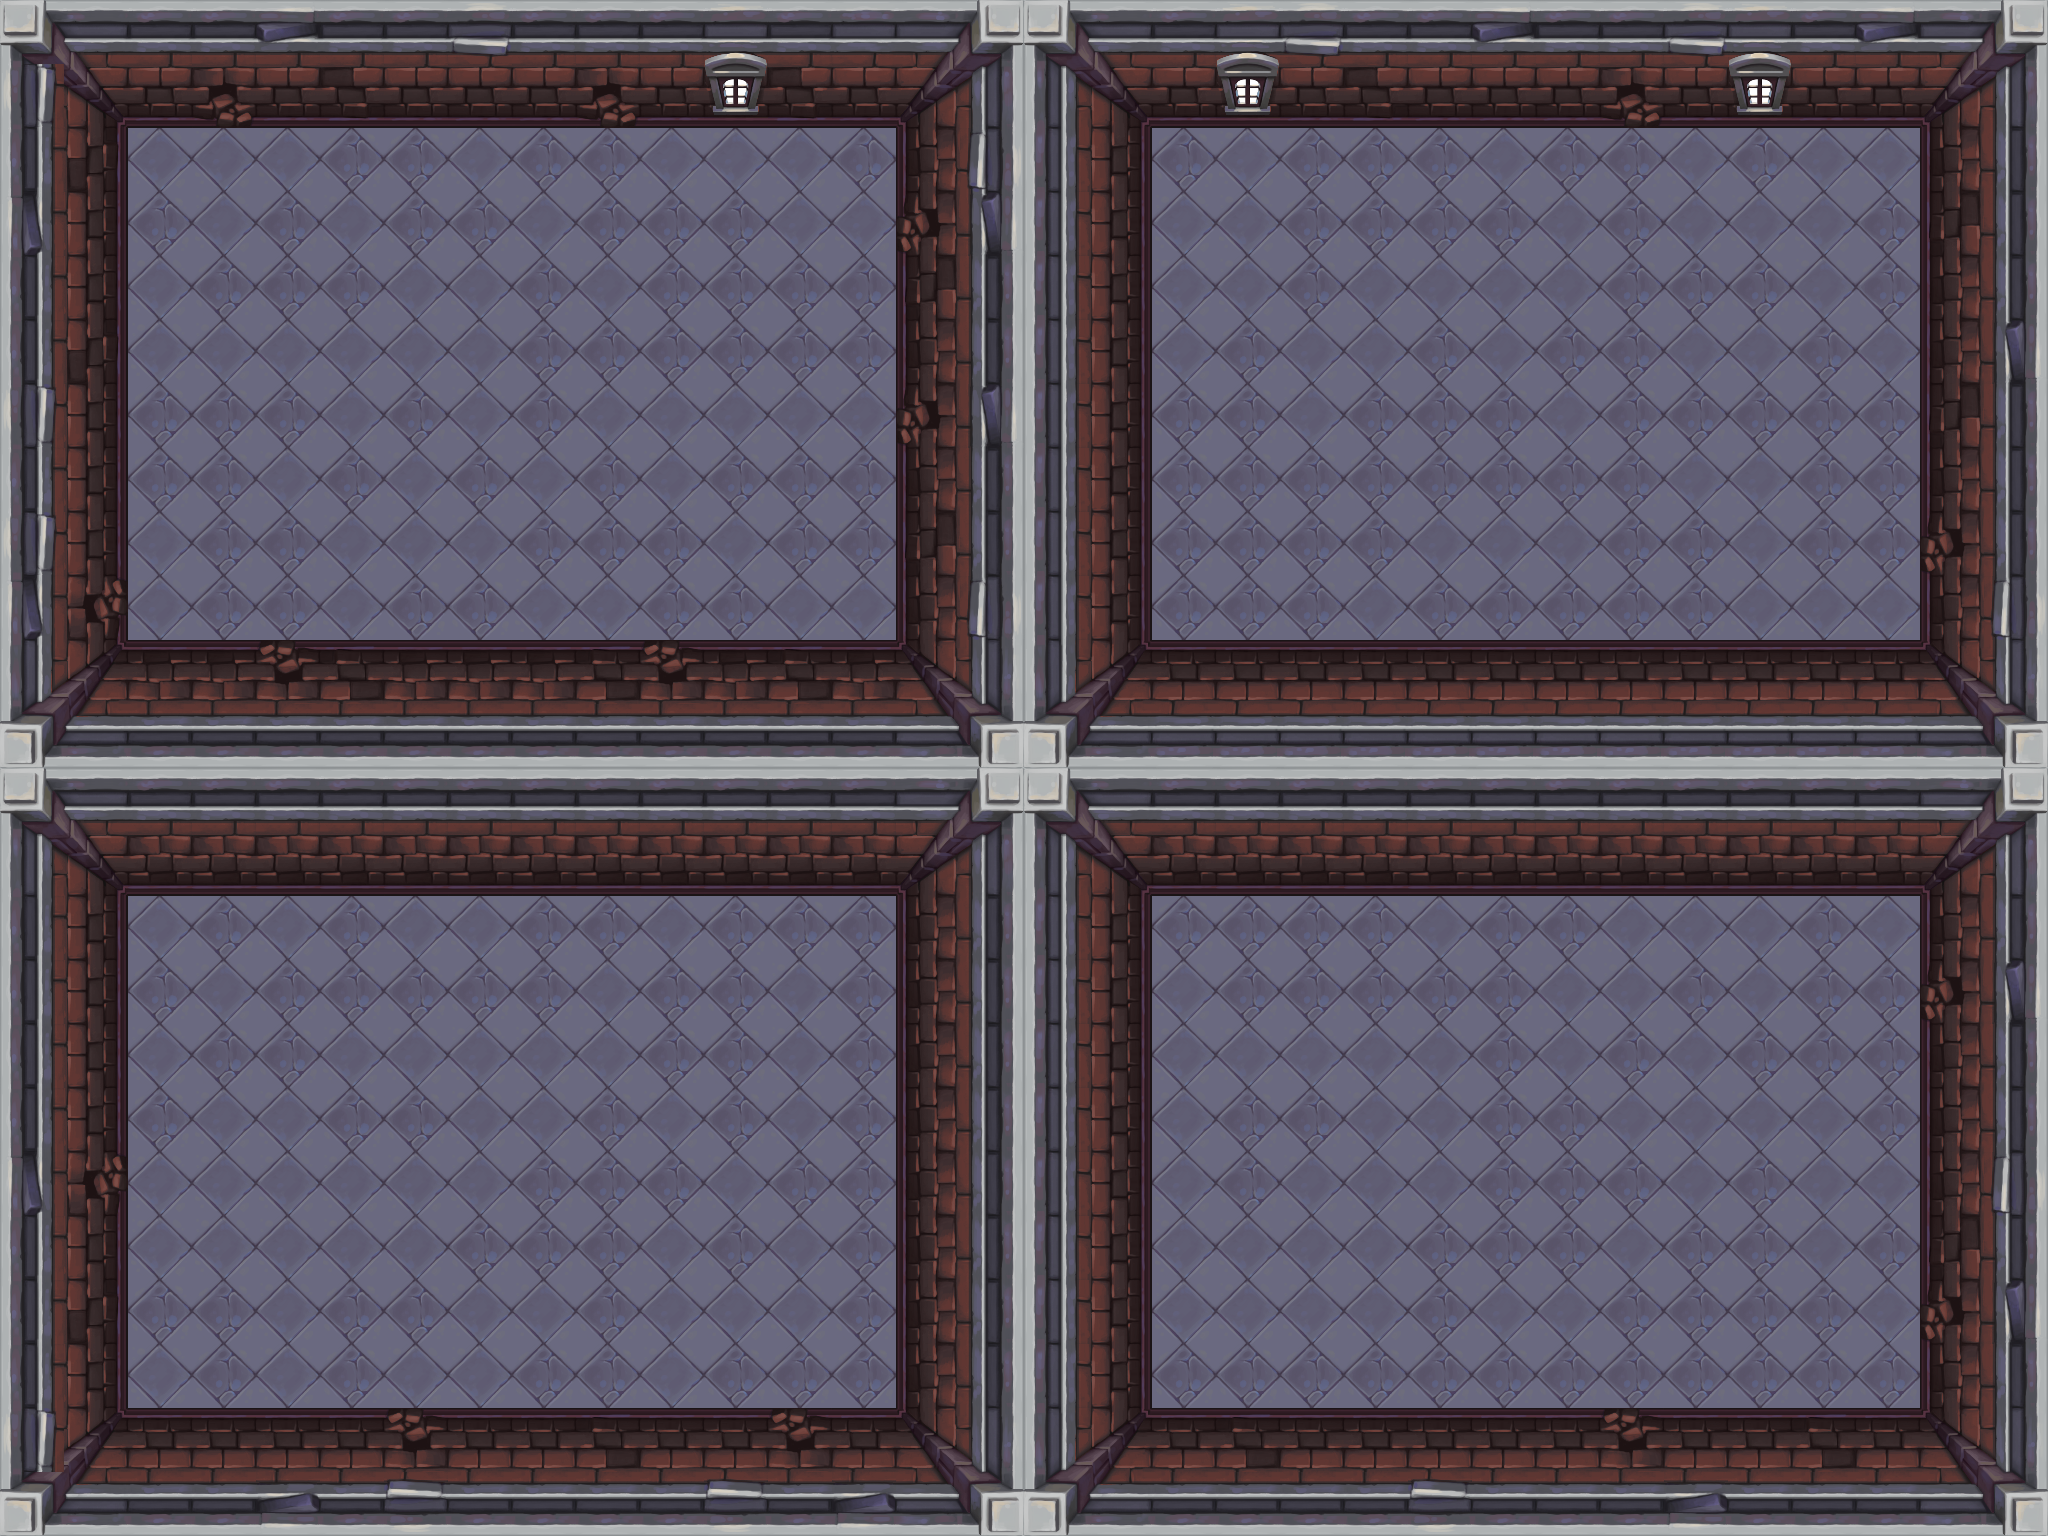

This is a level from a 2D game, rendered from its Tiled map with the project's own tilesets. A one-line summary and the complete map file follow:
An orthogonal 32x24 tile map with 64x64 px tiles, 1 tile layer (external walls), 1 hidden layer not drawn and 5 objects (4x wall).

<map version="1.2" tiledversion="1.2.1" orientation="orthogonal" renderorder="right-down" width="32" height="24" tilewidth="64" tileheight="64" infinite="0" nextlayerid="5" nextobjectid="12">
 <tileset firstgid="1" name="DungeonColor2@64x64" tilewidth="64" tileheight="64" tilecount="256" columns="16">
  <image source="../img/DungeonColor2@64x64.png" trans="000000" width="1024" height="1024" />
 </tileset>
 <layer id="1" name="external walls" width="32" height="24">
  <data encoding="csv">
17,18,19,19,90,19,19,91,19,19,19,182,19,21,22,23,17,18,19,182,91,19,19,90,19,19,91,182,19,90,22,23,
88,34,37,106,37,107,37,37,37,106,37,198,107,37,38,39,33,34,37,198,37,107,37,37,37,106,37,198,37,37,38,39,
81,89,1,1,1,2,2,1,2,2,1,1,1,2,54,139,49,50,2,1,2,2,2,1,2,2,1,2,1,1,54,55,
104,50,2,1,2,1,2,2,1,2,2,2,1,1,122,123,49,50,1,1,2,2,2,2,1,2,1,1,1,2,138,55,
81,50,1,2,2,2,1,1,2,1,2,2,2,2,138,55,49,50,1,1,2,1,1,1,1,2,2,2,1,2,54,55,
81,89,1,1,1,1,1,1,2,2,2,2,2,2,54,55,49,50,1,2,1,1,2,1,2,2,1,1,2,1,54,123,
88,50,2,2,2,1,2,1,2,1,1,1,1,1,122,123,49,50,2,2,1,2,2,2,1,2,2,2,2,2,138,55,
81,50,2,2,1,2,1,2,1,2,1,2,2,2,54,55,49,50,2,2,2,2,2,2,2,2,1,1,2,2,54,55,
88,50,1,2,2,1,1,1,2,2,2,1,2,2,138,55,49,50,2,2,2,2,1,1,1,2,2,1,2,2,122,55,
104,105,1,2,2,1,2,2,1,1,2,2,1,1,54,139,49,50,2,2,2,1,2,2,2,2,2,1,1,1,54,139,
97,98,101,101,121,120,101,101,101,120,121,101,120,101,102,103,97,98,99,99,99,99,99,99,99,99,99,99,99,99,102,103,
113,114,117,117,117,117,117,117,117,117,117,117,117,117,118,119,113,114,115,115,115,115,115,115,115,115,115,115,115,115,118,119,
17,18,19,19,19,19,19,19,19,19,19,19,19,19,22,23,17,18,19,19,19,19,19,19,19,19,19,19,19,19,22,23,
33,34,35,35,35,35,35,35,35,35,35,35,35,35,38,39,33,34,35,35,35,35,35,35,35,35,35,35,35,35,38,39,
81,50,1,2,1,2,1,1,2,2,1,2,2,2,54,55,49,50,2,2,2,2,1,2,2,1,1,1,2,1,54,55,
81,50,2,1,2,2,2,2,2,1,2,2,1,2,54,55,49,50,1,2,2,2,2,2,1,1,2,1,2,2,122,123,
81,50,1,2,2,1,1,1,1,1,2,2,1,2,54,55,49,50,1,1,1,1,1,2,1,2,1,2,2,2,54,55,
81,50,2,1,1,2,2,1,1,2,1,2,1,2,54,55,49,50,1,2,2,1,1,2,2,1,1,1,1,2,54,55,
104,105,1,1,1,1,1,1,2,2,2,1,2,2,54,55,49,50,1,2,1,1,1,2,2,2,1,2,1,1,54,139,
81,50,1,1,1,1,1,2,2,2,1,2,1,2,54,55,49,50,1,1,1,1,2,2,2,1,2,2,1,2,138,55,
81,89,2,2,1,2,2,1,1,2,1,1,1,2,54,55,49,50,1,1,1,1,2,1,1,2,2,2,2,1,122,123,
81,50,1,2,1,2,1,1,2,2,1,2,2,2,54,55,49,50,2,2,2,2,2,2,2,2,2,2,2,2,54,55,
88,98,99,99,99,99,121,99,99,120,99,99,121,99,102,103,97,98,99,120,99,99,99,99,99,121,99,99,120,99,102,103,
113,114,117,117,137,117,136,117,117,117,117,136,117,137,118,119,113,114,117,117,117,117,136,117,117,117,137,117,117,117,118,119
</data>
 </layer>
 <layer id="2" name="decorations" width="32" height="24" visible="0">
  <data encoding="csv">
0,0,0,0,0,0,207,0,0,0,0,0,0,0,22,23,0,0,0,0,0,0,0,207,0,0,0,0,0,0,0,0,
0,0,0,0,0,0,223,0,35,0,0,0,0,0,38,39,0,0,0,0,0,0,0,223,0,0,0,0,0,0,0,0,
0,0,0,0,0,0,0,0,0,0,0,214,0,0,0,0,0,0,0,214,0,0,0,0,0,0,0,214,0,0,0,0,
0,0,0,0,0,0,0,0,0,0,0,0,0,0,0,0,0,0,0,0,0,0,0,0,0,0,0,0,0,0,0,0,
0,0,0,0,0,0,0,0,0,0,0,0,0,0,0,0,0,0,0,0,0,0,0,0,0,0,0,0,0,0,0,0,
0,0,0,0,0,0,0,0,0,0,0,0,0,0,0,0,0,0,0,0,0,0,0,0,0,0,0,0,0,0,239,240,
255,256,0,0,0,0,0,0,0,0,0,0,0,0,0,0,0,0,0,0,0,0,0,0,0,0,0,0,0,0,0,0,
0,0,0,0,0,0,0,0,0,0,0,0,0,0,0,0,0,0,0,0,0,0,0,0,0,0,0,0,0,0,0,0,
0,0,0,0,0,0,0,0,0,0,0,0,0,0,0,0,0,0,0,0,0,0,0,0,0,0,0,0,0,0,0,0,
0,0,0,0,0,0,0,0,0,0,0,0,0,0,0,0,0,0,0,0,0,0,0,0,0,0,0,0,0,0,0,0,
0,0,0,0,0,0,0,0,0,0,0,0,0,0,0,0,0,0,0,0,0,0,0,0,0,0,0,0,0,0,0,0,
0,0,0,0,0,0,0,0,0,0,0,0,0,0,0,0,0,0,0,0,0,0,0,0,0,0,0,0,0,0,0,0,
0,0,0,0,0,0,0,0,0,0,0,0,0,0,0,0,0,0,0,0,0,0,0,0,0,0,0,0,0,0,0,0,
0,0,0,0,0,0,0,0,0,0,0,0,0,0,0,0,0,0,0,0,0,0,0,0,0,0,0,0,0,0,0,0,
0,0,0,0,0,0,0,0,0,0,0,0,0,0,0,0,0,0,0,0,0,0,0,0,0,0,0,0,0,0,0,0,
0,0,0,0,0,0,0,0,0,0,0,0,0,0,0,0,0,0,0,0,0,0,0,0,0,0,0,0,0,0,0,0,
255,256,0,0,0,0,0,0,0,0,0,0,0,0,0,0,0,0,0,0,0,0,0,0,0,0,0,0,0,0,239,240,
0,0,0,0,0,0,0,0,0,0,0,0,0,0,0,0,0,0,0,0,0,0,0,0,0,0,0,0,0,0,0,0,
0,0,0,0,0,0,0,0,0,0,0,0,0,0,0,0,0,0,0,0,0,0,0,0,0,0,0,0,0,0,0,0,
0,0,0,0,0,0,0,0,0,0,0,0,0,0,0,0,0,0,0,0,0,0,0,0,0,0,0,0,0,0,0,0,
0,0,0,0,0,0,0,0,0,0,0,0,0,0,0,0,0,0,0,0,0,0,13,0,0,0,0,0,0,0,0,0,
0,0,0,0,0,0,0,0,0,0,0,0,0,0,0,0,0,0,0,0,0,0,0,0,0,0,0,0,0,0,0,0,
0,0,0,0,0,0,0,0,208,0,0,0,0,0,0,0,0,0,0,0,0,0,0,208,0,0,0,0,0,0,0,0,
0,0,0,0,0,0,0,0,224,0,0,0,0,0,0,0,0,0,0,0,0,0,0,224,0,0,0,0,0,0,0,0
</data>
 </layer>
 <objectgroup id="3" name="obstacles">
  <object id="1" name="wall" x="125.333" y="5.33333" width="774.667" height="121.333" />
  <object id="2" name="wall" x="1.33333" y="2.66667" width="125.333" height="765.333" />
  <object id="3" name="wall" x="129.333" y="646.667" width="770.667" height="121.333" />
  <object id="4" name="wall" x="901.333" y="4" width="122.667" height="764" />
  <object id="10" x="2284" y="436" />
 </objectgroup>
</map>
